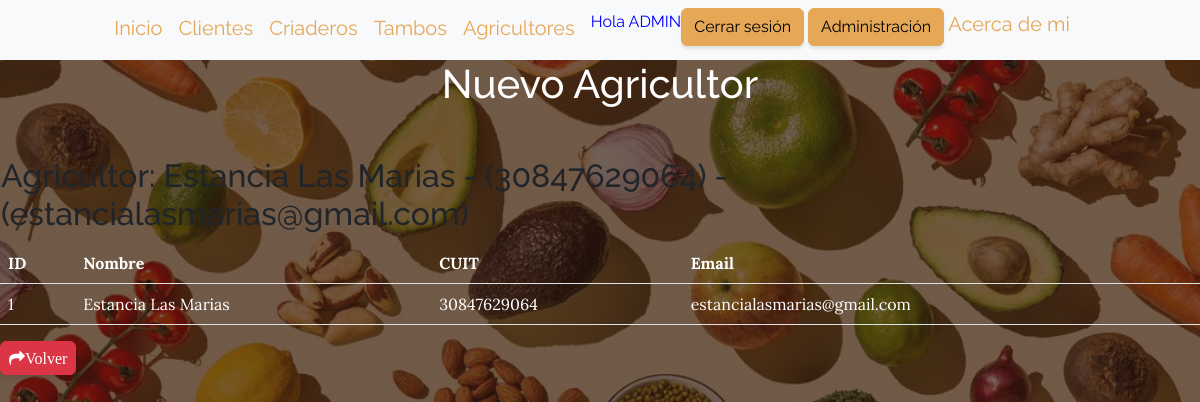
Page /aplicacion/detail_agricultor/1/ (signed in) on the committed database.
### aplicacion/models.py (models this page shows)
class Agricultor(models.Model):
    nombre=models.CharField(max_length=50)
    cuit=models.IntegerField()
    email=models.EmailField()
    def __str__(self):
        return f"{self.nombre} - ({self.cuit}) - ({self.email})"

### aplicacion/views.py (the view)
# urls.py: path('detail_agricultor/<int:pk>/', AgricultorDetail.as_view(), name="detail_agricultor"),
class AgricultorDetail(LoginRequiredMixin, DetailView):
    model = Agricultor

### aplicacion/templates/aplicacion/agricultor_detail.html (shortened to what this page needs)
{% extends 'aplicacion/base.html' %}
{% load static %}
{% block cabecera %}
    Nuevo Agricultor
{% endblock cabecera %}
{% block contenido %}
<table>
    <tr>
        <td><h2>Agricultor: {{object}}</h2></td>
    </tr>
</table>
<table class="table">
 <thead>
    <tr>
        <th>ID</th>
        <th>Nombre</th>
        <th>CUIT</th>
        <th>Email</th>
    </tr>
 </thead>
 <tbody>
    <tr>
        <td>{{ object.id}}</td>
        <td>{{ object.nombre}}</td>
        <td>{{ object.cuit}}</td>
        <td>{{ object.email}}</td>
    </tr>
 </tbody>
</table>
<a
href="{% url 'agricultores' %}"
class="btn btn-danger"
style="--bs-btn-padding-y: .25rem; --bs-btn-padding-x: .5rem; --bs-btn-front-size: .75rem;"
><i class="fa fa-share fa-sm" tittle="List Back">Volver</i>
</a>
{% endblock contenido %}

### aplicacion/templates/aplicacion/base.html (shortened to what this page needs)
<!DOCTYPE html>
<html lang="en">
    <head>
        {% load static %}
        <link rel="stylesheet" href="https://stackpath.bootstrapcdn.com/font-awesome/4.7.0/css/font-awesome.min.css">
        <link href="https://cdn.jsdelivr.net/npm/bootstrap@5.3.1/dist/css/bootstrap.min.css" rel="stylesheet">
        <link href="{% static 'aplicacion/css/styles.css' %}" rel="stylesheet" />
    </head>
    <body>
        <nav class="navbar navbar-expand-lg bg-body-tertiary" id="mainNav">
            <div class="container">
                <div class="collapse navbar-collapse" id="navbarSupportedContent">
                    <ul class="navbar-nav mx-auto">
                        <a class="navbar-brand" href="{% url 'inicio' %}">Inicio</a>
                        {% if user.is_authenticated %}
                        <a class="navbar-brand" href="{% url 'clientes' %}">Clientes</a>
                        <a class="navbar-brand" href="{% url 'criaderos' %}">Criaderos</a>
                        <a class="navbar-brand" href="{% url 'tambos' %}">Tambos</a>
                        <a class="navbar-brand" href="{% url 'agricultores' %}">Agricultores</a>
                        <p style="color:blue">Hola {{ user.username|upper }}</p>
                        <div>
                        <a class="btn btn-primary" href="{% url 'logout' %}">Cerrar sesión</a>
                        <a class="btn btn-primary" href="{% url 'admin:index' %}">Administración</a>
                        <a class="navbar-brand" href="{% url 'acerca' %}">Acerca de mi</a>
                        {% else %}
                        <a class="btn btn-info" href="{% url 'register' %}">Registrarse</a>
                        <a class="btn btn-info" href="{% url 'login' %}">Login</a>
                        {% endif %}
                    </ul>
                </div>
            </div>
        </nav>
        <header class="masthead">
            <div class="container position-relative">
                <div class="row justify-content-center">
                    <div class="col-xl-6">
                        <div class="text-center text-white">
                            <h1 class="mb-5">
                                {% block cabecera %}{% endblock cabecera %}
                            </h1>
                        </div>
                    </div>
                </div>
            </div>
        </header>
        {% block contenido %}{% endblock contenido %}
    </body>
</html>

### rows in the picture
Agricultor: nombre+cuit+email "Estancia Las Marias - (30847629064) - (estancialasmarias@gmail.com)", id "1", nombre "Estancia Las Marias", cuit "30847629064", email "estancialasmarias@gmail.com"

### other values in the picture
{{ user.username|upper }} "ADMIN"
